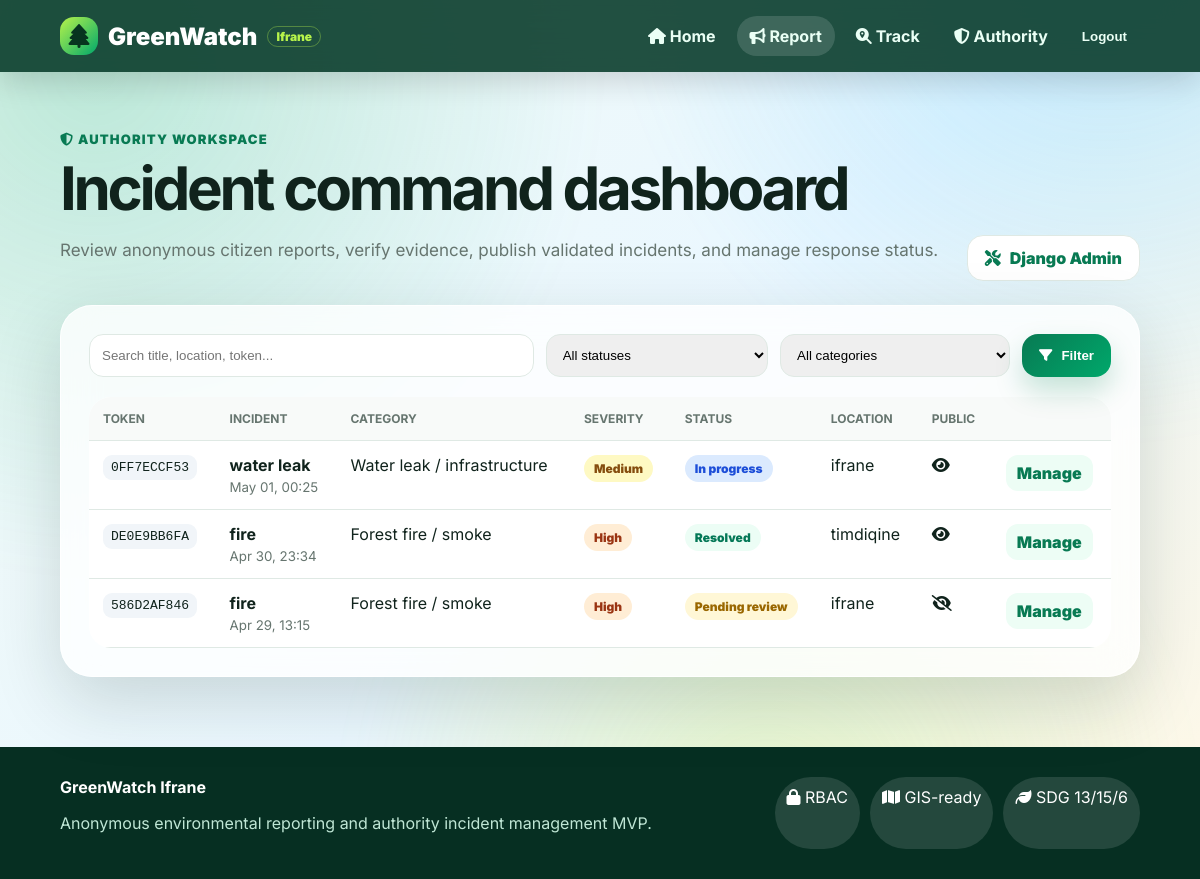
The app's page /authority/ (signed in) with its own data.
### incidents/models.py (models this page shows, shortened)
class Incident(models.Model):
    class Category(models.TextChoices):
        FIRE = 'fire', 'Forest fire / smoke'
        LOGGING = 'logging', 'Illegal logging'
        WATER_LEAK = 'water_leak', 'Water leak / infrastructure'
        POLLUTION = 'pollution', 'Pollution / waste'
        DROUGHT = 'drought', 'Water scarcity / drought impact'
        WILDLIFE = 'wildlife', 'Wildlife or ecosystem damage'
        OTHER = 'other', 'Other'
    class Severity(models.TextChoices):
        LOW = 'low', 'Low'
        MEDIUM = 'medium', 'Medium'
        HIGH = 'high', 'High'
        CRITICAL = 'critical', 'Critical'
    class Status(models.TextChoices):
        PENDING = 'pending', 'Pending review'
        VERIFIED = 'verified', 'Verified'
        IN_PROGRESS = 'in_progress', 'In progress'
        RESOLVED = 'resolved', 'Resolved'
        REJECTED = 'rejected', 'Rejected'
    title = models.CharField(max_length=140)
    category = models.CharField(max_length=30, choices=Category.choices)
    severity = models.CharField(max_length=15, choices=Severity.choices, default=Severity.MEDIUM)
    description = models.TextField()
    location_name = models.CharField(max_length=180)
    latitude = models.DecimalField(max_digits=9, decimal_places=6, null=True, blank=True)
    longitude = models.DecimalField(max_digits=9, decimal_places=6, null=True, blank=True)
    reporter_name = models.CharField(max_length=100, blank=True, help_text='Optional')
    reporter_contact = models.CharField(max_length=120, blank=True, help_text='Optional email or phone for follow-up')
    reporter = models.ForeignKey(User, null=True, blank=True, on_delete=models.SET_NULL, related_name='incidents')
    attachment = models.FileField(upload_to='reports/', blank=True, validators=[FileExtensionValidator(['jpg','jpeg','png','webp','mp4','mov','pdf'])])
    status = models.CharField(max_length=20, choices=Status.choices, default=Status.PENDING)
    authority_note = models.TextField(blank=True)
    public_token = models.CharField(max_length=20, unique=True, blank=True)
    is_public = models.BooleanField(default=False, help_text='Visible on public map after verification')
    created_at = models.DateTimeField(auto_now_add=True)
    updated_at = models.DateTimeField(auto_now=True)
    class Meta:
        ordering = ['-created_at']

### incidents/views.py (the view)
# urls.py: path('authority/', views.authority_dashboard, name='authority_dashboard'),
@login_required
@user_passes_test(is_authority)
def authority_dashboard(request):
    q = request.GET.get('q','')
    status = request.GET.get('status','')
    category = request.GET.get('category','')
    incidents = Incident.objects.all()
    if q:
        incidents = incidents.filter(Q(title__icontains=q)|Q(description__icontains=q)|Q(location_name__icontains=q)|Q(public_token__icontains=q))
    if status:
        incidents = incidents.filter(status=status)
    if category:
        incidents = incidents.filter(category=category)
    counts = Incident.objects.values('status').annotate(total=Count('id'))
    return render(request, 'incidents/authority.html', {'incidents': incidents, 'counts': counts, 'status_choices': Incident.Status.choices, 'category_choices': Incident.Category.choices})

### incidents/views.py (called while the page is built)
def is_authority(user):
    if not user.is_authenticated:
        return False
    if user.is_staff or user.is_superuser:
        return True
    return hasattr(user, 'profile') and user.profile.role == UserProfile.Role.AUTHORITY

### incidents/templates/incidents/authority.html (shortened to what this page needs)
{% extends 'incidents/base.html' %}
{% block content %}
<section class="dashboard-head">
  <div><p class="eyebrow"><i class="fa-solid fa-shield-halved"></i> Authority workspace</p><h1>Incident command dashboard</h1><p class="muted">Review anonymous citizen reports, verify evidence, publish validated incidents, and manage response status.</p></div>
  <a class="btn ghost" href="/admin/"><i class="fa-solid fa-screwdriver-wrench"></i> Django Admin</a>
</section>
<section class="panel">
  <form class="filters" method="get">
    <input name="q" placeholder="Search title, location, token..." value="{{ request.GET.q }}">
    <select name="status"><option value="">All statuses</option>{% for val,label in status_choices %}<option value="{{ val }}" {% if request.GET.status == val %}selected{% endif %}>{{ label }}</option>{% endfor %}</select>
    <select name="category"><option value="">All categories</option>{% for val,label in category_choices %}<option value="{{ val }}" {% if request.GET.category == val %}selected{% endif %}>{{ label }}</option>{% endfor %}</select>
    <button class="btn primary"><i class="fa-solid fa-filter"></i> Filter</button>
  </form>
  <div class="table-wrap"><table><thead><tr><th>Token</th><th>Incident</th><th>Category</th><th>Severity</th><th>Status</th><th>Location</th><th>Public</th><th></th></tr></thead><tbody>
    {% for i in incidents %}<tr><td><code>{{ i.public_token }}</code></td><td><strong>{{ i.title }}</strong><small>{{ i.created_at|date:'M d, H:i' }}</small></td><td>{{ i.get_category_display }}</td><td><span class="severity {{ i.severity }}">{{ i.get_severity_display }}</span></td><td><span class="status {{ i.status }}">{{ i.get_status_display }}</span></td><td>{{ i.location_name }}</td><td>{% if i.is_public %}<i class="fa-solid fa-eye"></i>{% else %}<i class="fa-solid fa-eye-slash"></i>{% endif %}</td><td><a class="btn tiny" href="{% url 'manage_incident' i.pk %}">Manage</a></td></tr>{% empty %}<tr><td colspan="8">No incidents found.</td></tr>{% endfor %}
  </tbody></table></div>
</section>
{% endblock %}

### incidents/templates/incidents/base.html (shortened to what this page needs)
{% load static %}
<!doctype html>
<html lang="en">
<head>
  <link rel="stylesheet" href="https://cdnjs.cloudflare.com/ajax/libs/font-awesome/6.5.2/css/all.min.css">
  <link rel="stylesheet" href="https://unpkg.com/leaflet@1.9.4/dist/leaflet.css">
  <link rel="stylesheet" href="{% static 'css/style.css' %}">
</head>
<body>
  <nav class="topbar">
    <a class="brand" href="{% url 'home' %}"><span class="brand-icon"><i class="fa-solid fa-tree"></i></span><span>GreenWatch</span><small>Ifrane</small></a>
    <div class="navlinks">
      <a href="{% url 'home' %}"><i class="fa-solid fa-house"></i> Home</a>
      <a href="{% url 'report_incident' %}" class="hot"><i class="fa-solid fa-bullhorn"></i> Report</a>
      <a href="{% url 'track' %}"><i class="fa-solid fa-magnifying-glass-location"></i> Track</a>
      {% if user.is_authenticated %}
        <a href="{% url 'authority_dashboard' %}"><i class="fa-solid fa-shield-halved"></i> Authority</a>
        <form method="post" action="{% url 'logout' %}" class="logout-form">{% csrf_token %}<button>Logout</button></form>
      {% else %}
        <a href="{% url 'login' %}"><i class="fa-solid fa-lock"></i> Authority Login</a>
      {% endif %}
    </div>
  </nav>
  <main>{% block content %}{% endblock %}</main>
  <footer>
    <div><strong>GreenWatch Ifrane</strong><p>Anonymous environmental reporting and authority incident management MVP.</p></div>
    <div class="footer-badges"><span><i class="fa-solid fa-lock"></i> RBAC</span><span><i class="fa-solid fa-map"></i> GIS-ready</span><span><i class="fa-solid fa-leaf"></i> SDG 13/15/6</span></div>
  </footer>
</body>
</html>

### static/css/style.css (style rules this page uses)
:root { --bg:#071b14;--ink:#10231c;--muted:#66756f;--card:#ffffff;--line:#dfe9e4;--green:#087a53;--green2:#00a86b;--lime:#b7f34b;--amber:#ffb703;--blue:#38bdf8;--red:#ef4444;--shadow:0 24px 70px rgba(1,38,25,.16) }
* { box-sizing:border-box }
body { margin:0;font-family:Inter,system-ui,sans-serif;color:var(--ink);background:linear-gradient(135deg,#f2fbf6 0%,#eaf7ff 52%,#fff8e5 100%);min-height:100vh }
.topbar { position:sticky;top:0;z-index:10;display:flex;align-items:center;justify-content:space-between;padding:16px 5vw;background:rgba(5,56,39,.88);backdrop-filter:blur(18px);box-shadow:0 10px 30px rgba(0,0,0,.15) }
.brand { display:flex;align-items:center;gap:10px;color:white;text-decoration:none;font-weight:900;font-size:24px }
.brand small { font-size:12px;color:#b7f34b;border:1px solid rgba(183,243,75,.35);border-radius:999px;padding:2px 8px }
.brand-icon { width:38px;height:38px;border-radius:14px;background:linear-gradient(135deg,var(--lime),var(--green2));display:grid;place-items:center;color:#07351f }
.navlinks { display:flex;gap:8px;align-items:center }
.navlinks a,.logout-form button { color:#eafff5;text-decoration:none;font-weight:700;padding:10px 13px;border-radius:999px;border:0;background:transparent;cursor:pointer }
.navlinks a:hover,.logout-form button:hover,.navlinks .hot { background:rgba(255,255,255,.14) }
main { padding:46px 5vw 70px }
.eyebrow { color:var(--green);font-weight:900;text-transform:uppercase;letter-spacing:.09em;font-size:13px }
.hero h1,h1 { font-size:clamp(38px,5vw,72px);line-height:.96;margin:12px 0 18px;letter-spacing:-.055em }
.hero p,.muted { color:var(--muted);font-size:17px;line-height:1.7 }
.btn { display:inline-flex;align-items:center;gap:9px;text-decoration:none;border:0;border-radius:16px;padding:12px 17px;font-weight:900;cursor:pointer }
.btn.primary { background:linear-gradient(135deg,var(--green),var(--green2));color:white;box-shadow:0 14px 28px rgba(0,128,81,.22) }
.btn.ghost { background:white;color:var(--green);border:1px solid var(--line) }
.btn.tiny { padding:8px 11px;border-radius:12px;background:#edfdf5;color:var(--green) }
.glass,.panel { background:rgba(255,255,255,.78);backdrop-filter:blur(18px);border:1px solid rgba(255,255,255,.8);box-shadow:var(--shadow);border-radius:32px }
.panel { padding:28px;margin-top:24px }
.status,.severity { display:inline-flex;width:max-content;border-radius:999px;padding:6px 10px;font-size:12px;font-weight:900 }
.status.pending { background:#fff7d6;color:#9a6700 }
.status.in_progress { background:#dbeafe;color:#1d4ed8 }
.status.resolved { background:#ecfdf5;color:#047857 }
.severity.high { background:#ffedd5;color:#9a3412 }
.severity.medium { background:#fef9c3;color:#854d0e }
.dashboard-head { display:flex;justify-content:space-between;gap:20px;align-items:end }
.filters { display:grid;grid-template-columns:2fr 1fr 1fr auto;gap:12px }
.filters input,.filters select { border:1px solid var(--line);border-radius:14px;padding:12px }
.table-wrap { overflow:auto;margin-top:20px }
table { width:100%;border-collapse:collapse;background:white;border-radius:22px;overflow:hidden }
th,td { text-align:left;padding:14px;border-bottom:1px solid var(--line);vertical-align:top }
th { font-size:12px;text-transform:uppercase;color:var(--muted);background:#f8faf9 }
td small { display:block;color:var(--muted);margin-top:4px }
code { background:#f1f5f9;padding:5px 8px;border-radius:9px }
footer { display:flex;justify-content:space-between;gap:20px;padding:30px 5vw;background:#062f22;color:white }
footer p { color:#bfe6d5 }
.footer-badges { display:flex;gap:10px;flex-wrap:wrap }
.footer-badges span { background:rgba(255,255,255,.12);padding:10px 12px;border-radius:999px }

### records on screen
Incident: public_token "0FF7ECCF53", title "water leak", created_at "May 01, 00:25", category "Water leak / infrastructure", severity "Medium", status "In progress", location_name "ifrane", is_public True (drawn)
Incident: public_token "DE0E9BB6FA", title "fire", created_at "Apr 30, 23:34", category "Forest fire / smoke", severity "High", status "Resolved", location_name "timdiqine", is_public True (drawn)
Incident: public_token "586D2AF846", title "fire", created_at "Apr 29, 13:15", category "Forest fire / smoke", severity "High", status "Pending review", location_name "ifrane", is_public False (drawn)
